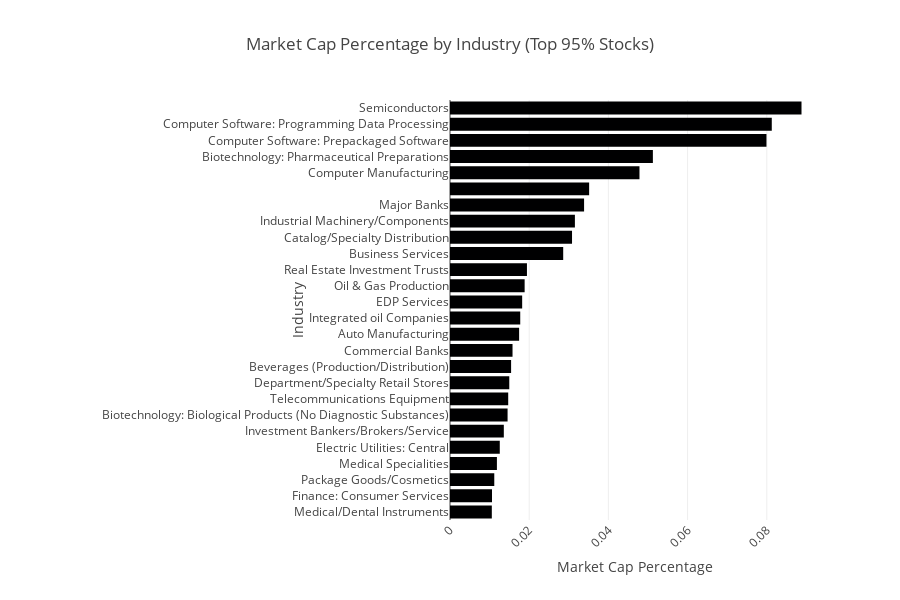

Source (notebook cell):
### Code cell
sorted_industry_marketcap_sum = df.groupby(['industry'])['MarketCap_pct'].sum().reset_index(drop = False).sort_values(by='MarketCap_pct', ascending=False)

sorted_industry_marketcap_sum = sorted_industry_marketcap_sum[sorted_industry_marketcap_sum['MarketCap_pct']>.01]

import plotly.express as px

# fig = px.bar(sorted_industry_marketcap_sum, y='industry', x='MarketCap_pct', 
#              title='Market Cap Percentage by Industry (Top 95% Stocks)',
#              labels={'industry': 'Industry', 'MarketCap_pct': 'Market Cap Percentage'},
#              orientation='h',
#              height=600)

# # Update layout to ensure x-axis labels fit and bars are sorted
# fig.update_layout(
#     yaxis={'categoryorder':'total ascending'},  # Ensures bars are sorted by MarketCap_pct in descending order
#     xaxis_tickangle=-45,  # Adjusts x-axis label angle to fit long strings
#     margin=dict(l=450)  # Adds left margin to accommodate long industry names
# )

# # Show the plot
# fig.show()

### Figure 1 — Plotly figure (JSON) as saved in the notebook; plotly's stock layout.template omitted (floating-point values rounded to 4 significant figures)
{"data": [{"alignmentgroup": "True", "hovertemplate": "Market Cap Percentage=%{x}<br>Industry=%{y}<extra></extra>", "legendgroup": "", "marker": {"color": "#000001", "pattern": {"shape": ""}}, "name": "", "offsetgroup": "", "orientation": "h", "showlegend": false, "textposition": "auto", "type": "bar", "x": [0.08877, 0.08126, 0.07992, 0.05123, 0.04785, 0.03514, 0.03386, 0.03154, 0.03082, 0.02859, 0.01943, 0.01885, 0.01823, 0.01774, 0.01745, 0.01579, 0.01543, 0.01497, 0.0147, 0.01454, 0.01359, 0.01257, 0.01185, 0.01118, 0.01061, 0.01056], "xaxis": "x", "y": ["Semiconductors", "Computer Software: Programming Data Processing", "Computer Software: Prepackaged Software", "Biotechnology: Pharmaceutical Preparations", "Computer Manufacturing", "", "Major Banks", "Industrial Machinery/Components", "Catalog/Specialty Distribution", "Business Services", "Real Estate Investment Trusts", "Oil & Gas Production", "EDP Services", "Integrated oil Companies", "Auto Manufacturing", "Commercial Banks", "Beverages (Production/Distribution)", "Department/Specialty Retail Stores", "Telecommunications Equipment", "Biotechnology: Biological Products (No Diagnostic Substances)", "Investment Bankers/Brokers/Service", "Electric Utilities: Central", "Medical Specialities", "Package Goods/Cosmetics", "Finance: Consumer Services", "Medical/Dental Instruments"], "yaxis": "y"}], "layout": {"barmode": "relative", "height": 600, "legend": {"tracegroupgap": 0}, "margin": {"l": 450}, "title": {"text": "Market Cap Percentage by Industry (Top 95% Stocks)"}, "xaxis": {"anchor": "y", "domain": [0, 1], "tickangle": -45, "title": {"text": "Market Cap Percentage"}}, "yaxis": {"anchor": "x", "categoryorder": "total ascending", "domain": [0, 1], "title": {"text": "Industry"}}}}
